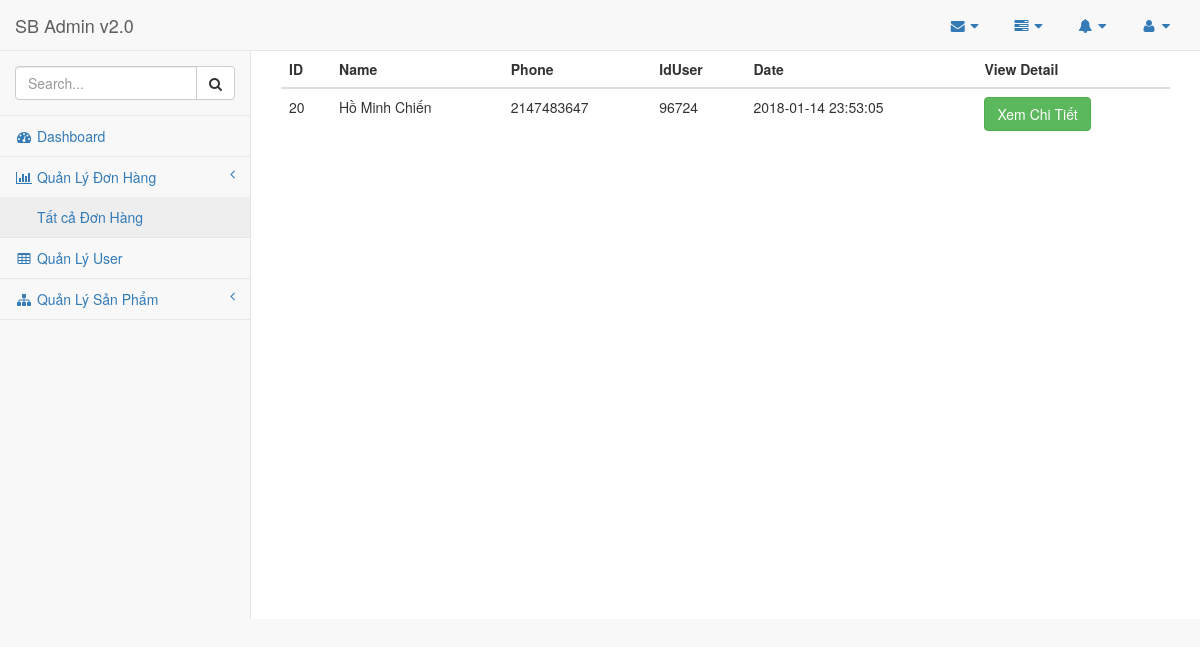
The page /Views/admin/pages/allorders.php on the database as committed earlier.
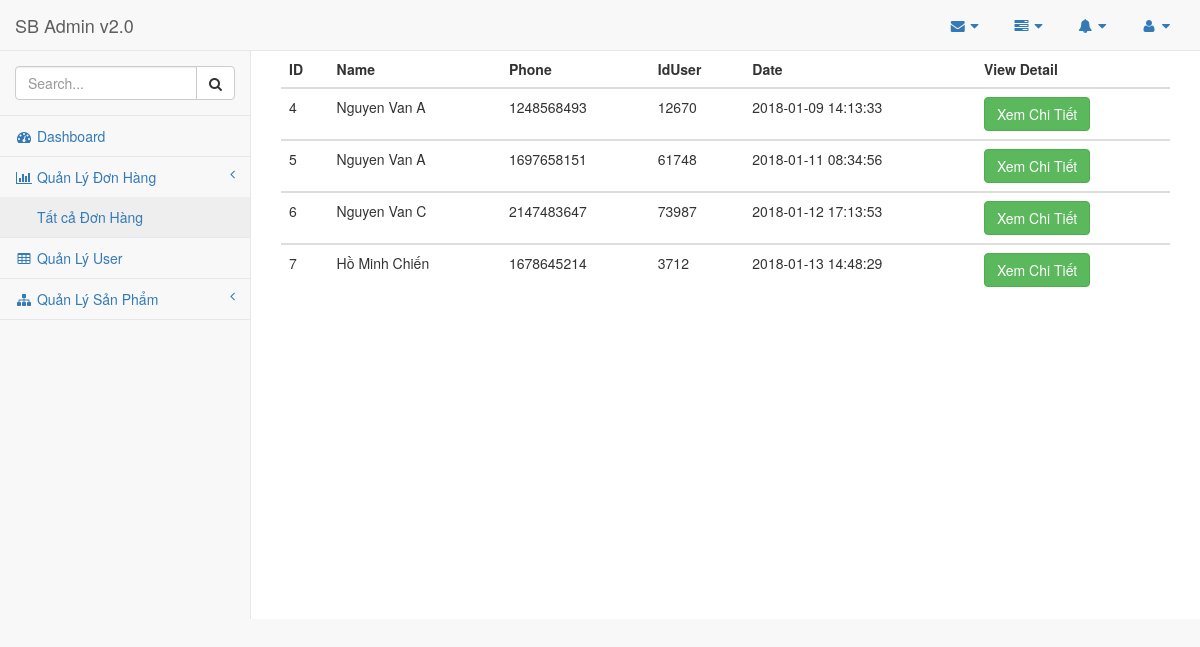
The same page on the database as committed later.
### tables this page shows
CREATE TABLE `orders` (
  `id` int(11) NOT NULL,
  `name` varchar(250) NOT NULL,
  `phone` int(13) NOT NULL,
  `date` datetime NOT NULL,
  `iduser` int(11) NOT NULL
);

### models/database.php (called while the page is built, shortened)
<?php
	class database
	{
		protected $row = array();
		public function selectDB1($con,$sql)
		{
			$result = mysqli_query($con,$sql);
			if(mysqli_num_rows($result) > 0)
			{
				while($row = mysqli_fetch_assoc($result))
				{
					$this->row[$row['id']] = $row;
				}
				return $this->row;
			}
			else
				echo "Số dòng < 0";
		}
	}
 ?>

### models/mSelectAllAdmin.php (called while the page is built, shortened)
<?php
	include_once '../../../models/database.php';
	class mSelectAllAdmin extends database
	{
		public function SelectAllAdmin($sql)
		{
			$conn = parent::getcon();
			$list = parent::selectDB1($conn, $sql);
			return $list;
		}
	}
 ?>

### controllers/cSelectAllAdmin.php (called while the page is built, shortened)
<?php
	class cSelectAllAdmin
	{
		public function SelectAllAdmin($sql)
		{
			include_once '../../../models/mSelectAllAdmin.php';
			$temp = new mSelectAllAdmin();
			$list = $temp->SelectAllAdmin($sql);
			return $list;
		}
	}
 ?>

### Views/admin/pages/allorders.php (the view, shortened to what this page needs)
<?php
    include 'header.php';
    include 'leftcontent.php';
 ?>
    <div id="page-wrapper">
        <?php
            include '../../../controllers/cSelectAllAdmin.php';
            $sql = "SELECT * FROM orders";
            $temp = new cSelectAllAdmin();
            $lists = $temp->SelectAllAdmin($sql);
         ?>
         <div class="table-responsive">
                <table class="table table-hover">
                    <thead>
                        <tr>
                            <th>ID</th>
                            <th>Name</th>
                            <th>Phone</th>
                            <th>IdUser</th>
                            <th>Date</th>
                            <th>View Detail</th>
                        </tr>
                    </thead>
        <?php foreach($lists as $allorders): ?>
                    <tbody>
                        <tr>
                            <td><?php echo $allorders['id']?></td>
                            <td><?php echo $allorders['name']?></td>
                            <td><?php echo $allorders['phone']?></td>
                            <td><?php echo $allorders['iduser']?></td>
                            <td><?php echo $allorders['date']?></td>
                            <td><a href="orderdetail.php?iduser=<?php echo $allorders['iduser']?>"><button type="button" class="btn btn-success">Xem Chi Tiết</button></a></td>
                        </tr>
                    </tbody>
        <?php endforeach; ?>
                </table>
            </div>
    </div>
</body>
</html>

### Views/admin/pages/header.php (shortened to what this page needs)
<!DOCTYPE html>
<html lang="en">
<head>
    <link href="../vendor/bootstrap/css/bootstrap.min.css" rel="stylesheet">
    <link href="../vendor/metisMenu/metisMenu.min.css" rel="stylesheet">
    <link href="../dist/css/sb-admin-2.css" rel="stylesheet">
    <link href="../vendor/morrisjs/morris.css" rel="stylesheet">
    <link href="../vendor/font-awesome/css/font-awesome.min.css" rel="stylesheet" type="text/css">
</head>
<body>
    <div id="wrapper">
        <nav class="navbar navbar-default navbar-static-top" role="navigation" style="margin-bottom: 0">
            <div class="navbar-header">
                <a class="navbar-brand" href="index.html">SB Admin v2.0</a>
            </div>
            <ul class="nav navbar-top-links navbar-right">
                <li class="dropdown">
                    <a class="dropdown-toggle" data-toggle="dropdown" href="#">
                        <i class="fa fa-envelope fa-fw"></i> <i class="fa fa-caret-down"></i>
                    </a>
                </li>
                <li class="dropdown">
                    <a class="dropdown-toggle" data-toggle="dropdown" href="#">
                        <i class="fa fa-tasks fa-fw"></i> <i class="fa fa-caret-down"></i>
                    </a>
                </li>
                <li class="dropdown">
                    <a class="dropdown-toggle" data-toggle="dropdown" href="#">
                        <i class="fa fa-bell fa-fw"></i> <i class="fa fa-caret-down"></i>
                    </a>
                </li>
                <li class="dropdown">
                    <a class="dropdown-toggle" data-toggle="dropdown" href="#">
                        <i class="fa fa-user fa-fw"></i> <i class="fa fa-caret-down"></i>
                    </a>
                </li>
            </ul>

### Views/admin/pages/leftcontent.php (shortened to what this page needs)
<div class="navbar-default sidebar" role="navigation">
                <div class="sidebar-nav navbar-collapse">
                    <ul class="nav" id="side-menu">
                        <li class="sidebar-search">
                            <div class="input-group custom-search-form">
                                <input type="text" class="form-control" placeholder="Search...">
                                <span class="input-group-btn">
                                <button class="btn btn-default" type="button">
                                    <i class="fa fa-search"></i>
                                </button>
                            </span>
                            </div>
                        </li>
                        <li>
                            <a href="index.php"><i class="fa fa-dashboard fa-fw"></i> Dashboard</a>
                        </li>
                        <li>
                            <a href="#"><i class="fa fa-bar-chart-o fa-fw"></i> Quản Lý Đơn Hàng<span class="fa arrow"></span></a>
                            <ul class="nav nav-second-level">
                                <li>
                                    <a href="allorders.php">Tất cả Đơn Hàng</a>
                                </li>
                            </ul>
                        </li>
                        <li>
                            <a href="tables.php"><i class="fa fa-table fa-fw"></i> Quản Lý User</a>
                        </li>
                        <li>
                            <a href="#"><i class="fa fa-sitemap fa-fw"></i> Quản Lý Sản Phẩm<span class="fa arrow"></span></a>
                        </li>
                    </ul>
                </div>
            </div>
        </nav>

Rows that differ between the two databases and show on the page:
removed orders: id "20", name "Hồ Minh Chiến", phone "2147483647", iduser "96724", date "2018-01-14 23:53:05"
added orders: id "4", name "Nguyen Van A", phone "1248568493", iduser "12670", date "2018-01-09 14:13:33"
added orders: id "5", name "Nguyen Van A", phone "1697658151", iduser "61748", date "2018-01-11 08:34:56"
added orders: id "6", name "Nguyen Van C", phone "2147483647", iduser "73987", date "2018-01-12 17:13:53"
added orders: id "7", name "Hồ Minh Chiến", phone "1678645214", iduser "3712", date "2018-01-13 14:48:29"
